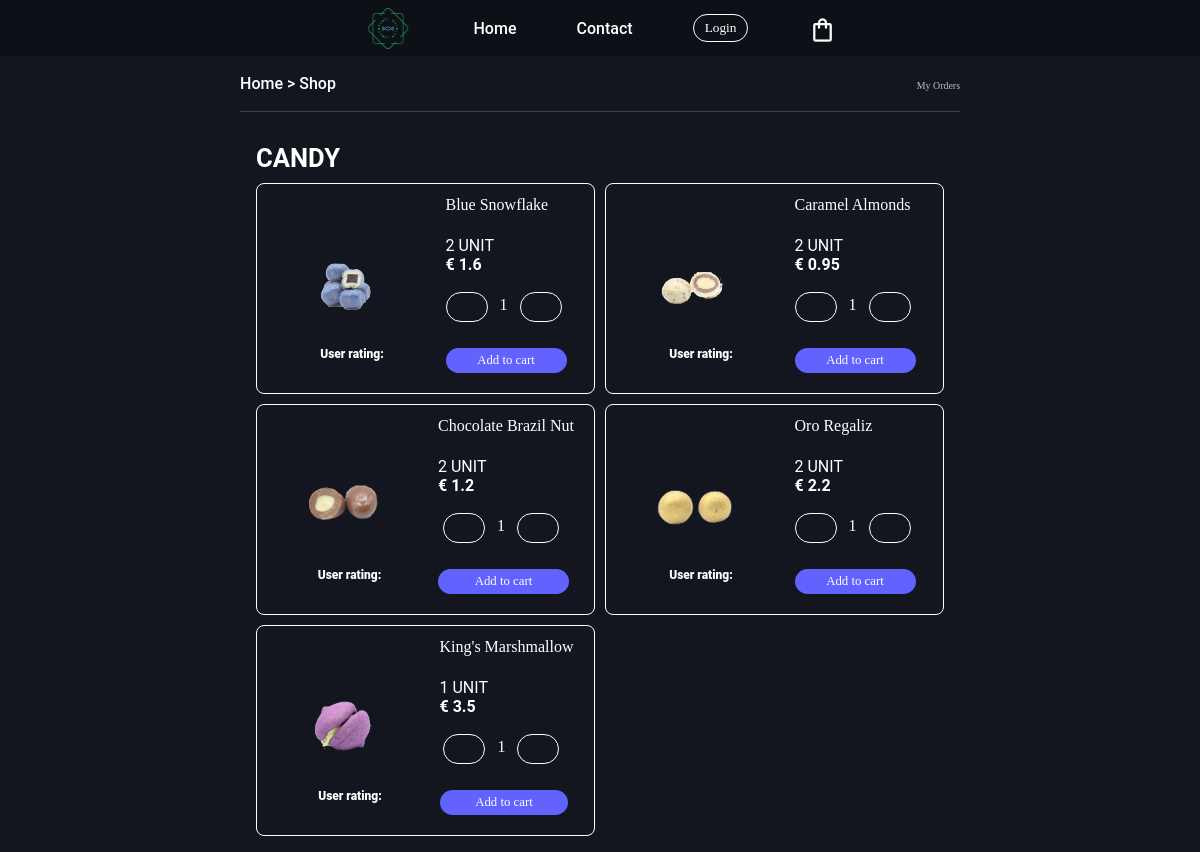
The page /shop.php on the database its author committed.
### tables this page shows
CREATE TABLE `candies` (
  `cand_id` int NOT NULL,
  `cand_name` varchar(20) NOT NULL,
  `cand_img` varchar(100) NOT NULL,
  `cand_price` float NOT NULL,
  `user_rating` int NOT NULL,
  `unit` int NOT NULL,
  `total_candies` int NOT NULL
);

### shop.php (the view, shortened to what this page needs)
<?php
include "databse_conn.php";
$sql = "SELECT * from candies";
$result = mysqli_query($link,$sql);
if($result){
  $data = mysqli_fetch_all($result,MYSQLI_ASSOC);
}else{
  echo "<script>alert('Problem with the site settings')</script>";
  echo "<script>windows.location.href='home.php'</script>";
}
?>
<!DOCTYPE html>
<html lang="en">
  <head>
    <link rel="stylesheet" href="1.css" />
    <link
      rel="stylesheet"
      href="https://kit-pro.fontawesome.com/releases/v5.15.3/css/pro.min.css"
    />
  </head>
  <body>
    <section id="topnav">
      <div class="nav">
        <div class="logo">
          <img src="CW_logo.webp" onclick="location.href='home.php'" alt="Logo" />
        </div>
        <div class="menu">
          <ul class="nav-menu">
            <li><a href="home.php">Home</a></li>
            <li><a href="contact.php">Contact</a></li>
            <?php
            if(!isset($_SESSION['userid'])) {?>
              <li><button onclick="location.href='login.php'" class="transparent-btn">Login</button></li>
            <?php }
            else {?>
              <li><button onclick="location.href='logout.php'" class="transparent-btn">Logout</button></li>
            <?php }
            ?>
            <div class=”Cart-Container”>
              <a href="cart.php">
              <span class="material-symbols-outlined" id="cart_count_with_symbol" style="font-size:28px;">
              </span>
              </a>
            </div>
            </ul>
        </div>
      </div>
    </section>
    <section id="navbar">
      <div class="nav">
        <div class="pagenav"><a href="home.php">Home</a> > Shop</div>
        <div class="menu">
          <ul>
            <li><a href="myorders.php">My Orders</a></li>
          </ul>
        </div>
      </div>
    </section>
    <section id="shop-category">
      <div class="container">
        <div class="cattitle">CANDY</div>
        <div class="itemcards">
          <?php foreach($data as $row){?>
            <div class="card">
              <div class="img">
                <img
                  src="<?php echo $row['cand_img'];?>"
                  alt="PRODUCT_IMG"
                />
                <div class="rating">
                  <p>User rating:</p>
                </div>
              </div>
              <div class="prodinf">
                <div class="info">
                  <div class="title"><?php echo $row['cand_name'];?></div>
                  <div class="desc"><?php echo $row['unit'];?> UNIT</div>
                  <div class="price">€ <?php echo $row['cand_price'];?></div>
                </div>
                <div class="options">
                  <div class="amount">
                    <button onclick="minus(<?php echo $row['cand_id'];?>)"><i class="fas fa-minus"></i></button>
                    <p id="value<?php echo $row['cand_id'];?>">1</p>
                    <button onclick="plus(<?php echo $row['cand_id'];?>)"><i class="fas fa-plus"></i></button>
                  </div>
                  <button onclick="cartdbs(<?php echo $row['cand_id'];?>)" class="add-to-cart">Add to cart</button>
                </div>
              </div>
            </div>
          <?php }?>
        </div>
      </div>
    </section>
  </body>
</html>

### 1.css (style rules this page uses)
:root { --blue: rgb(98, 98, 255); --dark_blue: rgb(0, 0, 214); --primarydark: #13161e; --secondarydark: #0d1016; --white: white; --grey: rgba(107, 107, 107, 0.5); --light_grey: rgb(187, 187, 187); --black: black; --active: rgb(187, 187, 187); }
.material-symbols-outlined { margin-left: 60px; color: white; margin-top: 7px; font-size: 30px; }
body { font-family: "Roboto"; color: white; }
* { margin: 0; padding: 0; box-sizing: border-box; }
a { text-decoration: none; }
body { background-color: var(--primarydark); }
.transparent-btn { border: none; color: var(--white); background-color: transparent; border: 1px solid; border-color: var(--white); border-radius: 16px; padding-left: 11px; padding-right: 11px; padding-bottom: 5px; padding-top: 5px; font-family: "Panton"; transition-duration: 250ms; cursor: pointer; }
#topnav { background-color: var(--secondarydark); }
#topnav .nav { display: flex; flex-direction: row; align-items: center; justify-content: center; width: 86%; margin: auto; height: 56px; }
#topnav img { width: 150%; max-width: 50px; height: auto; align-items: center; }
#topnav ul { list-style-type: none; margin: 0; display: flex; justify-content: space-between; align-items: center; }
#topnav li { margin-left: 5vw; }
#topnav li a { color: var(--white); font-family: "Roboto"; font-weight: 500; font-size: 1em; }
#navbar { background-color: var(--primarydark); }
#navbar .nav { display: flex; width: 60%; margin: auto; justify-content: space-between; align-items: center; height: 56px; border-bottom: 0.1vw solid; border-color: var(--grey); }
.nav .pagenav { color: var(--white); font-family: "Roboto"; font-weight: 500; font-size: 1em; }
.nav .pagenav a { color: var(--white); }
#navbar ul { list-style-type: none; margin: 0; display: flex; justify-content: space-between; align-items: center; font-family: "Panton"; }
#navbar li { margin-left: 20px; }
#navbar li a { color: var(--light_grey); font-family: "Panton"; font-weight: 500; font-size: 0.62em; }
#topnav .nav .logo { margin-top: 5px; }
.container { width: 60%; margin: auto; }
#shop-category .cattitle { color: white; font-size: 1.6em; margin-top: 15px; font-family: "Roboto"; font-weight: 700; }
#shop-category .itemcards { margin-top: 10px; display: grid; grid-template-columns: repeat(auto-fill, minmax(250px, 1fr)); grid-template-rows: auto; grid-gap: 10px; }
#shop-category .card { border: 1px solid; border-color: var(--white); border-radius: 8px; display: flex; flex-direction: row; justify-content: space-around; padding: 12px; min-width: 250px; }
#shop-category .img { display: flex; align-items: center; justify-content: center; }
#shop-category .img img { width: 100%; max-width: 130px; height: auto; margin-right: 15px; }
#shop-category .img { display: flex; flex-direction: column; }
#shop-category .prodinf { display: flex; flex-direction: column; justify-content: space-between; }
#shop-category .prodinf .title { color: var(--white); font-family: "Panton"; height: 40px; }
#shop-category .rating p { font-size: 12px; font-weight: 800; }
#shop-category .rating { color: var(--white); display: flex; flex-direction: column; align-items: center; justify-content: center; }
.add-to-cart { border: none; color: var(--white); background-color: var(--blue); border-radius: 16px; padding-left: 11px; padding-right: 11px; padding-bottom: 5px; padding-top: 5px; font-family: "Panton"; transition-duration: 250ms; cursor: pointer; font-size: 0.8rem; }
#shop-category .options { display: flex; flex-direction: column; justify-content: center; padding-right: 5px; color: white; }
#shop-category .amount { display: flex; flex-direction: row; justify-content: center; padding-right: 5px; color: white; margin-top: 10px; margin-bottom: 10px; }
#shop-category .amount button { background-color: transparent; color: var(--white); border-radius: 100px; height: 20px; width: 20px; border: 1px solid; border-color: var(--white); display: flex; align-items: center; justify-content: center; }
#shop-category .amount p { font-family: "Panton"; padding-top: 12px; padding-right: 12px; padding-left: 12px; }
#shop-category .desc { color: var(--white); }
.price { color: white; font-weight: 700; }
button { background-color: #04AA6D; color: white; padding: 14px 20px; margin: 8px 0; border: none; cursor: pointer; width: 100%; }
.container { padding: 16px; }

### rows shown on the page
candies: cand_img (picture), cand_name "Blue Snowflake", unit "2", cand_price "1.6"
candies: cand_img (picture), cand_name "Caramel Almonds", unit "2", cand_price "0.95"
candies: cand_img (picture), cand_name "Chocolate Brazil Nut", unit "2", cand_price "1.2"
candies: cand_img (picture), cand_name "Oro Regaliz", unit "2", cand_price "2.2"
candies: cand_img (picture), cand_name "King's Marshmallow", unit "1", cand_price "3.5"
